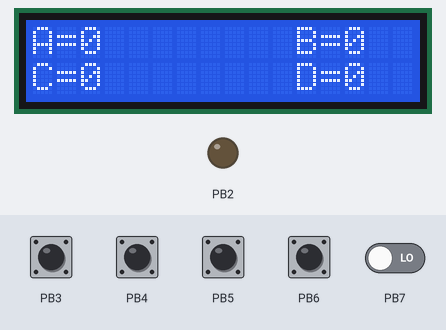
Simulated run of this program. Board: ATmega32, built with avr-gcc and emulated at 8 MHz. Parts: 16×2 character LCD, output pins drawn as LEDs (lit = HIGH). Wiring (inferred from the signals the program sends): character LCD (HD44780): RS PB1; E PB0; data PA0, PA1, PA2, PA3, PA4, PA5, PA6, PA7. Inputs (shaded band) come from the test bench; at power-on: PB3–7 LOW. Pins used as bus, display or sensor lines are not drawn.

Above: at 1.2 s.
1.3 s: PB3 pulled HIGH for 1 s
At 3.3 s:
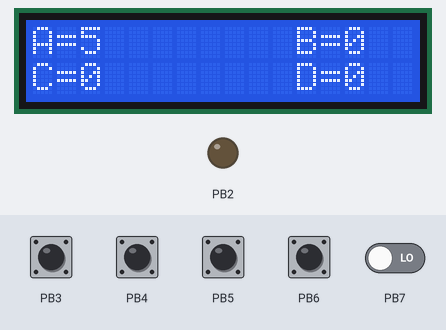
3.8 s: PB4 pulled HIGH for 1 s
At 5.5 s:
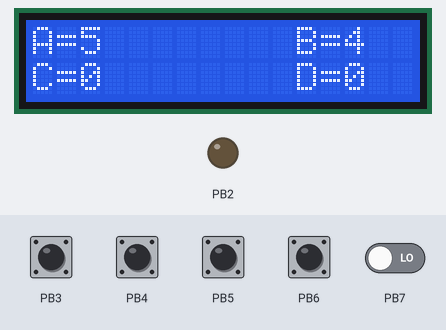
6.3 s: PB5 pulled HIGH for 0.15 s
At 7.3 s:
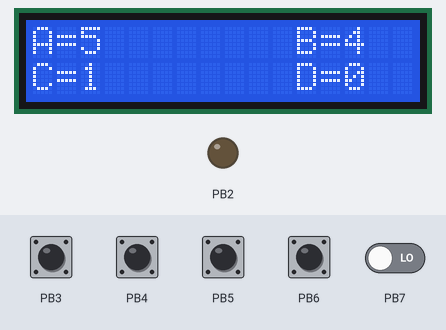
7.9 s: PB6 pulled HIGH for 0.15 s
At 9.0 s:
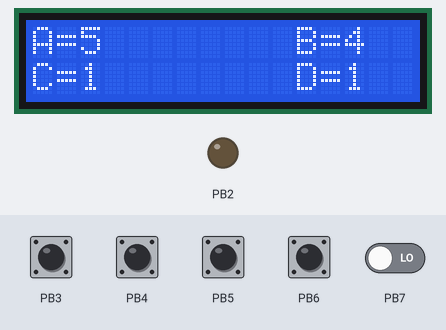
9.5 s: PB3 pulled HIGH for 0.15 s
At 10.6 s:
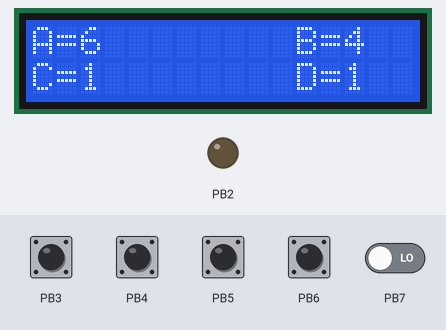
11.1 s: PB4 pulled HIGH for 0.15 s
At 12.2 s:
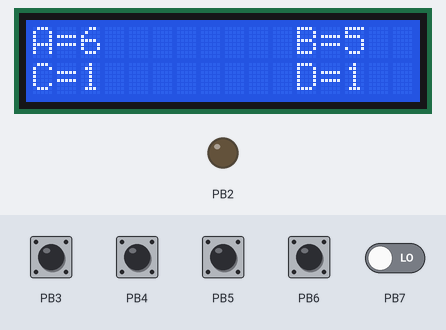
Timing chart, 0 to 13.7 s (numbered marks = the images above; inputs shaded):
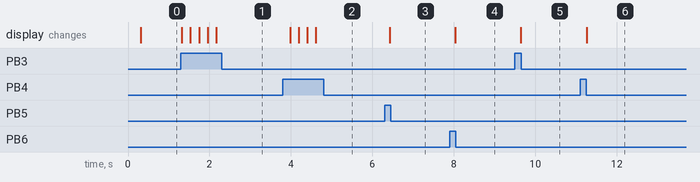

The program:

main.c
```c
/*
 * project_elections.c
 *
 * Created: 23/07/2024 05:19:18 م
 * Author : Amira Al-wakeel
 */

#define F_CPU 8000000UL
#include <util/delay.h>
#include "dLCD.h"
#include "dpush.h"

 unsigned char counter1;
 unsigned char counter2;
 unsigned char counter3;
 unsigned char counter4;

int main(void)
{
   lcd_init();
   button_initial('B',3);
   button_initial('B',4);
   button_initial('B',5);
   button_initial('B',6);
   button_initial('B',7);

	lcd_send_string("A=0");
	lcd_movecursor(1,12);
	lcd_send_string("B=0");
	lcd_movecursor(2,1);
	lcd_send_string("C=0");
	lcd_movecursor(2,12);
	lcd_send_string("D=0");

    while (1)
    {
		if(button_read('B',3)==1)
		{
			counter1++;
			lcd_movecursor(1,3);
			if(counter1<10)
			{
				lcd_senddata(counter1+48);
			}
			else
			{
				lcd_senddata(counter1/10+48);
				lcd_senddata(counter1%10+48);
			}
		}

		else if(button_read('B',4)==1)
		{
			counter2++;
			lcd_movecursor(1,14);
			if(counter2<10)
			{
				lcd_senddata(counter2+48);
			}
			else
			{
				lcd_senddata(counter2/10+48);
				lcd_senddata(counter2%10+48);
			}
		}

		else if(button_read('B',5)==1)
		{
			counter3++;
			lcd_movecursor(2,3);
			if(counter3<10)
			{
				lcd_senddata(counter3+48);
			}
			else
			{
				lcd_senddata(counter3/10+48);
				lcd_senddata(counter3%10+48);
			}
		}

		else if(button_read('B',6)==1)
		{
			counter4++;
			lcd_movecursor(2,14);
			if(counter4<10)
			{
				lcd_senddata(counter4+48);
			}
			else
			{
				lcd_senddata(counter4/10+48);
				lcd_senddata(counter4%10+48);
			}
		}

		else if(button_read('B',7)==1)
		{
			counter1=counter2=counter3=counter4=0;
			lcd_movecursor(1,1);
			lcd_send_string("A=0");
			lcd_movecursor(1,12);
			lcd_send_string("B=0");
			lcd_movecursor(2,1);
			lcd_send_string("C=0");
			lcd_movecursor(2,12);
			lcd_send_string("D=0");
			lcd_movecursor(1,1);

		}
		_delay_ms(200);
    }
}
```

STD_Macros1.h
```c
/*
 * STD_Macros1.h
 *
 * Created: 19/04/2024 05:45:51 م
 *  Author: Amira Al-wakeel
 */


#ifndef STD_MACROS1_H_
#define STD_MACROS1_H_

#define Register_Size 8
#define SET_BIT(reg , bit) reg|=(1<<bit)
#define CLR_BIT(reg , bit) reg&=(~(1<<bit))
#define TOG_BIT(reg , bit) reg^=(1<<bit)
#define READ_BIT(reg , bit) ((reg&(1<<bit))>>bit)

#endif /* STD_MACROS1_H_ */
```

dpush.c
```c
/*
 * dpush.c
 *
 * Created: 03/05/2024 02:39:37 م
 *  Author: Amira Al-wakeel
 */
#include "DIO11.h"
void button_initial(char port , char pin)
{
	DIO_setpindir(port , pin , 0);
}
char button_read(char port , char pin)
{
	char x;
	x=DIO_pinread(port , pin);
	return x;
}
```

dpush.h
```c
/*
 * dpush.h
 *
 * Created: 03/05/2024 02:39:57 م
 *  Author: Amira Al-wakeel
 */


#ifndef DPUSH_H_
#define DPUSH_H_

void button_initial(char port , char pin);
char button_read(char port , char pin);


#endif /* DPUSH_H_ */
```

config.h
```c
/*
 * config.h
 *
 * Created: 19/07/2024 02:47:44 م
 *  Author: Amira Al-wakeel
 */


#ifndef CONFIG_H_
#define CONFIG_H_

#define eight_bitmode

#endif /* CONFIG_H_ */
```

dLCD.c
```c
/*
 * dLCD.c
 *
 * Created: 19/07/2024 01:33:54 م
 *  Author: Amira Al-wakeel
 */
#include "dLCD.h"
#define F_CPU 8000000UL
#include <util/delay.h>

void lcd_init(void)
{
	_delay_ms(200);
	#if defined eight_bitmode
	DIO_setpindir('A',0,1);
	DIO_setpindir('A',1,1);
	DIO_setpindir('A',2,1);
	DIO_setpindir('A',3,1);
	DIO_setpindir('A',4,1);
	DIO_setpindir('A',5,1);
	DIO_setpindir('A',6,1);
	DIO_setpindir('A',7,1);
	DIO_setpindir('B',EN,1);
	DIO_setpindir('B',RW,1);
	DIO_setpindir('B',RS,1);
	DIO_pinwrite('B',RW,0);
	lcd_send_cmd(EIGHT_BITS);
	_delay_ms(1);
	lcd_send_cmd(CURSOR_ON_DISPLAN_ON);
	_delay_ms(1);
	lcd_send_cmd(CLR_SCREEN);
	_delay_ms(10);
	lcd_send_cmd(ENTRY_MODE);
	_delay_ms(1);

	#elif defined four_bit_mode
	DIO_setpindir('A',4,1);
	DIO_setpindir('A',5,1);
	DIO_setpindir('A',6,1);
	DIO_setpindir('A',7,1);
	DIO_setpindir('B',EN,1);
	DIO_setpindir('B',RW,1);
	DIO_setpindir('B',RS,1);
	DIO_pinwrite('B',RW,0);
	lcd_send_cmd(FOUR_BITS);
	_delay_ms(1);
	lcd_send_cmd(CURSOR_ON_DISPLAN_ON);
	_delay_ms(1);
	lcd_send_cmd(CLR_SCREEN);
	_delay_ms(10);
	lcd_send_cmd(RETURN_HOME);
	_delay_ms(10);
	lcd_send_cmd(ENTRY_MODE);
	_delay_ms(1);
	#endif

}

 static void enable(void)
{
	DIO_pinwrite('B',EN,1);
	_delay_ms(2);
	DIO_pinwrite('B',EN,0);
	_delay_ms(2);
}
void lcd_send_cmd(unsigned char com)
{

	#if defined eight_bitmode
	DIO_portwrite('A',com);
	DIO_pinwrite('B',RS,0);
	enable();

	#elif defined four_bit_mode
	DIO_write_high_nibble('A',com>>4);
	DIO_pinwrite('B',RS,0);
	enable();
	DIO_write_high_nibble('A',com);
	DIO_pinwrite('B',RS,0);
	enable();
	#endif
	_delay_ms(1);

}
void lcd_senddata(unsigned char data)
{
	#if defined eight_bitmode
	DIO_portwrite('A',data);
	DIO_pinwrite('B',RS,1);
	enable();

	#elif defined four_bit_mode
	DIO_write_high_nibble('A',data>>4);
	DIO_pinwrite('B',RS,1);
	enable();
	DIO_write_high_nibble('A',data);
	DIO_pinwrite('B',RS,1);
	enable();
	#endif
	_delay_ms(1);

}


void lcd_clearscreen(void)
{
	lcd_send_cmd(CLR_SCREEN);
	_delay_ms(10);
}
void lcd_movecursor(char row,char col)
{
    char cmd;
	if(row>2||row<1||col>16||col<1)
	{
		cmd=0x80;
	}
	else if(row==1)
	{
		cmd=0x80+col-1;
	}
	else if(row==2)
	{
		cmd=0xc0+col-1;
	}
	lcd_send_cmd(cmd);
	_delay_ms(1);
}

void lcd_send_string(const char *ptr)
{
	while((*ptr)!='\0')
	{
		lcd_senddata(*ptr);
		ptr++;
	}
}
```

dLCD.h
```c
/*
 * dLCD.h
 *
 * Created: 19/07/2024 01:34:16 م
 *  Author: Amira Al-wakeel
 */


#ifndef DLCD_H_
#define DLCD_H_

#include "DIO11.h"
#include "config.h"
#define CLR_SCREEN 0x01
#define CURSOR_ON_DISPLAN_ON 0x0c
#define RETURN_HOME 0x02
#define ENTRY_MODE 0x06
#if defined four_bit_mode
#define EN 0
#define RS 1
#define RW 2
#define FOUR_BITS 0x28
#elif defined eight_bitmode
#define EN 0
#define RS 1
#define RW 2
#define EIGHT_BITS 0x38
#endif
void lcd_init(void);
static void enable(void);
void lcd_send_cmd(unsigned char com);
void lcd_senddata(unsigned char data);
void lcd_send_string(const char *ptr);
void lcd_clearscreen(void);
void lcd_movecursor(char row,char col);

#endif /* DLCD_H_ */
```

DIO11.c
```c
/*
 * DIO11.c
 *
 * Created: 19/04/2024 05:39:35
 *  Author: Amira Al-wakeel
 */
#include <avr/io.h>
#include "STD_Macros1.h"
void DIO_setpindir(unsigned char p , unsigned char pin ,unsigned char dir)
{
	switch (p)
	{
	case 'A':
		if(dir==1)
		{
			SET_BIT(DDRA , pin);
		}
		else
	     {
	       CLR_BIT(DDRA , pin);
	     }
		 break;
	 case 'B':
		 if(dir==1)
		 {
			 SET_BIT(DDRB , pin);
		 }
		 else
		 {
			 CLR_BIT(DDRB , pin);
		 }
		 break;
	 case 'C':
		 if(dir==1)
		 {
			 SET_BIT(DDRC , pin);
		 }
		 else
		 {
			 CLR_BIT(DDRC , pin);
		 }
		 break;
	 case 'D':
		 if(dir==1)
		 {
			 SET_BIT(DDRD , pin);
		 }
		 else
		 {
			 CLR_BIT(DDRD , pin);
		 }
		 break;
	   }
	}


	void DIO_pinwrite(unsigned char p ,unsigned char pin ,unsigned char val)
	{
		switch(p)
		{
		case 'A':
			if(val==1)
			{
				SET_BIT(PORTA , pin);
			}
			else
			{
				CLR_BIT(PORTA , pin);
			}
			break;
		case 'B':
			if(val==1)
			{
				SET_BIT(PORTB , pin);
			}
			else
			{
				CLR_BIT(PORTB , pin);
			}
			break;
		case 'C':
			if(val==1)
			{
				SET_BIT(PORTC , pin);
			}
			else
			{
				CLR_BIT(PORTC , pin);
			}
			break;
	    case 'D':
			if(val==1)
			{
				SET_BIT(PORTD , pin);
			}
			else
			{
				CLR_BIT(PORTD , pin);
			}
			break;
	    }
}


void DIO_pintoggile(unsigned char p ,unsigned char pin)
{
	switch (p)
	{
	case 'A':
		TOG_BIT(PORTA , pin);
		break;
	case 'B':
		TOG_BIT(PORTB , pin);
		break;
	case 'C':
		TOG_BIT(PORTC , pin);
		break;
	case 'D':
		TOG_BIT(PORTD , pin);
		break;

	}
}


char DIO_pinread(unsigned char p ,unsigned char pin)
{
	unsigned char val=0;
	switch(p)
	{
	case 'A':
		val= READ_BIT(PINA , pin);
		break;
	case 'B':
		val= READ_BIT(PINB , pin);
		break;
	case 'C':
		val= READ_BIT(PINC , pin);
		break;
	case 'D':
		val= READ_BIT(PIND , pin);
		break;

	}
	return val;
}


void DIO_setportdir(unsigned char p ,unsigned char dir)
{
	switch(p)
	{
	case 'A':
		DDRA=dir;
		break;
	case 'B':
		DDRB=dir;
		break;
	case 'C':
		DDRC=dir;
		break;
	case 'D':
		DDRD=dir;
		break;
	}
}


void DIO_portwrite(unsigned char p ,unsigned char val)
{
	switch(p)
	{
	case 'A':
		PORTA=val;
		break;
	case 'B':
		PORTB=val;
		break;
	case 'C':
		PORTC=val;
		break;
	case 'D':
		PORTD=val;
		break;
	}
}

char DIO_portread(unsigned char p)
{
	unsigned char result=0;
	switch(p)
	{
	case 'A':
		result=PINA;
		break;
	case 'B':
		result=PINB;
		break;
	case 'C':
		result=PINC;
		break;
	case 'D':
		result=PIND;
		break;

	}
	return result;
}


void DIO_porttoggle(unsigned char p)
{
	switch(p)
	{
	case 'A':
		PORTA=~PORTA;
		break;
	case 'B':
		PORTB=~PORTB;
		break;
	case 'C':
		PORTC=~PORTC;
		break;
	case 'D':
		PORTC=~PORTD;
		break;
	}
}
void DIO_connectpullup(unsigned char port ,unsigned char pin ,unsigned char connect_pullup)
{
	switch(port)
	{
		case 'A':
		if(connect_pullup==1)
		{
			SET_BIT(PORTA , pin);
		}
		else
		{
			CLR_BIT(PORTA , pin);
		}
		break;
		case 'B':
		if(connect_pullup==1)
		{
			SET_BIT(PORTB , pin);
		}
		else
		{
			CLR_BIT(PORTB , pin);
		}
		break;
		case 'C':
		if(connect_pullup==1)
		{
			SET_BIT(PORTC , pin);
		}
		else
		{
			CLR_BIT(PORTC , pin);
		}
		break;
		case 'D':
		if(connect_pullup==1)
		{
			SET_BIT(PORTD , pin);
		}
		else
		{
			CLR_BIT(PORTD , pin);
		}
		break;


	}
}
void DIO_write_low_nibble(unsigned char port , unsigned char val)
{
	val&=0x0f;
	switch(port)
	{
		case 'A':
		PORTA&=0xf0;
		PORTA=PORTA | val;
		break;
		case 'B':
		PORTB&=0xf0;
		PORTB=PORTB | val;
		break;
		case 'C':
		PORTC&=0xf0;
		PORTC=PORTC | val;
		break;
		case 'D':
		PORTD&=0xf0;
		PORTD=PORTD | val;
		break;
	}
}

void DIO_write_high_nibble(unsigned char port , unsigned char val)
{
	val<<=4;
	switch(port)
	{
		case 'A':
		PORTA&=0x0f;
		PORTA=PORTA | val;
		break;
		case 'B':
		PORTB&=0x0f;
		PORTB=PORTB | val;
		break;
		case 'C':
		PORTC&=0x0f;
		PORTC=PORTC | val;
		break;
		case 'D':
		PORTD&=0x0f;
		PORTD=PORTD | val;
		break;
	}
}
```

DIO11.h
```c
/*
 * DIO11.h
 *
 * Created: 19/04/2024 05:42:31 م
 *  Author: Amira Al-wakeel
 */


#ifndef DIO11_H_
#define DIO11_H_


void DIO_setpindir(unsigned char p ,unsigned char pin ,unsigned char dir);
void DIO_pinwrite(char p , char pin , char val);
void DIO_pintoggile(unsigned char p ,unsigned char pin);
char DIO_pinread(unsigned char p ,unsigned char pin);
void DIO_setportdir(char p , char dir);
void DIO_portwrite(unsigned char p ,unsigned char val);
char DIO_portread(unsigned char p);
void DIO_porttoggle(unsigned char p);
void DIO_connectpullup(unsigned char port ,unsigned char pin ,unsigned char connect_pullup);
void DIO_write_low_nibble(unsigned char port , unsigned char val);
void DIO_write_high_nibble(unsigned char port , unsigned char val);


#endif /* DIO11_H_ */
```

Measured:
- after the input at 1.3 s, the display: first changes at once (image 1 shows a later state)
- after the input at 3.8 s, the display: first changes after 0.18 s (image 2 shows a later state)
- after the input at 6.3 s, the display: changes after 0.12 s (image 3)
- after the input at 7.9 s, the display: changes after 0.13 s (image 4)
- after the input at 9.5 s, the display: changes after 0.15 s (image 5)
- after the input at 11.1 s, the display: changes after 0.16 s (image 6)
